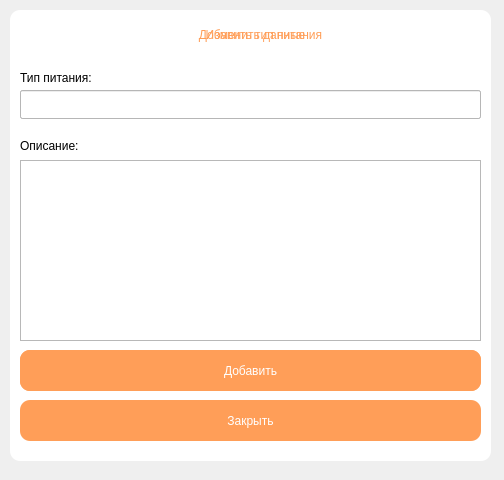
<?xml version="1.0" encoding="UTF-8"?>
<ui version="4.0">
 <class>Form31</class>
 <widget class="QWidget" name="Form31">
  <property name="geometry">
   <rect>
    <x>0</x>
    <y>0</y>
    <width>504</width>
    <height>480</height>
   </rect>
  </property>
  <property name="windowTitle">
   <string>Питание</string>
  </property>
  <widget class="QLabel" name="label_10">
   <property name="geometry">
    <rect>
     <x>10</x>
     <y>10</y>
     <width>481</width>
     <height>451</height>
    </rect>
   </property>
   <property name="styleSheet">
    <string notr="true">border-radius: 10px;
background-color: rgb(255, 255, 255);
</string>
   </property>
   <property name="text">
    <string/>
   </property>
  </widget>
  <widget class="QLabel" name="label_2">
   <property name="geometry">
    <rect>
     <x>90</x>
     <y>10</y>
     <width>331</width>
     <height>51</height>
    </rect>
   </property>
   <property name="styleSheet">
    <string notr="true">font: 27pt &quot;Century Gothic&quot;;
background-color: qlineargradient(spread:pad, x1:0, y1:0, x2:1, y2:0, stop:0 rgba(0, 0, 0, 0), stop:1 rgba(255, 255, 255, 0));
color: rgb(255, 158, 88);</string>
   </property>
   <property name="text">
    <string>&lt;html&gt;&lt;head/&gt;&lt;body&gt;&lt;p align=&quot;center&quot;&gt;Изменить данные&lt;/p&gt;&lt;/body&gt;&lt;/html&gt;</string>
   </property>
  </widget>
  <widget class="QLabel" name="label">
   <property name="geometry">
    <rect>
     <x>60</x>
     <y>10</y>
     <width>401</width>
     <height>51</height>
    </rect>
   </property>
   <property name="styleSheet">
    <string notr="true">font: 27pt &quot;Century Gothic&quot;;
background-color: qlineargradient(spread:pad, x1:0, y1:0, x2:1, y2:0, stop:0 rgba(0, 0, 0, 0), stop:1 rgba(255, 255, 255, 0));
color: rgb(255, 158, 88);</string>
   </property>
   <property name="text">
    <string>&lt;html&gt;&lt;head/&gt;&lt;body&gt;&lt;p align=&quot;center&quot;&gt;Добавить тип питания&lt;/p&gt;&lt;/body&gt;&lt;/html&gt;</string>
   </property>
  </widget>
  <widget class="QLineEdit" name="lineEdit_3">
   <property name="geometry">
    <rect>
     <x>20</x>
     <y>90</y>
     <width>461</width>
     <height>29</height>
    </rect>
   </property>
   <property name="toolTip">
    <string>&lt;html&gt;&lt;head/&gt;&lt;body&gt;&lt;p&gt;gggg&lt;/p&gt;&lt;/body&gt;&lt;/html&gt;</string>
   </property>
   <property name="toolTipDuration">
    <number>-4</number>
   </property>
   <property name="styleSheet">
    <string notr="true">font: 15pt &quot;Century Gothic&quot;;
color: rgb(75, 75, 75);
background-color: rgb(255, 255, 255);</string>
   </property>
   <property name="text">
    <string/>
   </property>
   <property name="readOnly">
    <bool>true</bool>
   </property>
   <property name="placeholderText">
    <string/>
   </property>
  </widget>
  <widget class="QLabel" name="label_5">
   <property name="geometry">
    <rect>
     <x>20</x>
     <y>70</y>
     <width>239</width>
     <height>16</height>
    </rect>
   </property>
   <property name="styleSheet">
    <string notr="true">font: 13pt &quot;Century Gothic&quot;;
background-color: qlineargradient(spread:pad, x1:0, y1:0, x2:1, y2:0, stop:0 rgba(0, 0, 0, 0), stop:1 rgba(255, 255, 255, 0));</string>
   </property>
   <property name="text">
    <string>Тип питания:</string>
   </property>
  </widget>
  <widget class="QLineEdit" name="lineEdit">
   <property name="geometry">
    <rect>
     <x>20</x>
     <y>90</y>
     <width>461</width>
     <height>29</height>
    </rect>
   </property>
   <property name="toolTip">
    <string>&lt;html&gt;&lt;head/&gt;&lt;body&gt;&lt;p&gt;gggg&lt;/p&gt;&lt;/body&gt;&lt;/html&gt;</string>
   </property>
   <property name="toolTipDuration">
    <number>-4</number>
   </property>
   <property name="styleSheet">
    <string notr="true">font: 15pt &quot;Century Gothic&quot;;
color: rgb(75, 75, 75);
background-color: rgb(255, 255, 255);</string>
   </property>
   <property name="text">
    <string/>
   </property>
   <property name="placeholderText">
    <string/>
   </property>
  </widget>
  <widget class="QLabel" name="label_8">
   <property name="geometry">
    <rect>
     <x>20</x>
     <y>130</y>
     <width>281</width>
     <height>31</height>
    </rect>
   </property>
   <property name="styleSheet">
    <string notr="true">font: 13pt &quot;Century Gothic&quot;;
background-color: qlineargradient(spread:pad, x1:0, y1:0, x2:1, y2:0, stop:0 rgba(0, 0, 0, 0), stop:1 rgba(255, 255, 255, 0));</string>
   </property>
   <property name="text">
    <string>Описание:</string>
   </property>
  </widget>
  <widget class="QTextEdit" name="textEdit">
   <property name="geometry">
    <rect>
     <x>20</x>
     <y>160</y>
     <width>461</width>
     <height>181</height>
    </rect>
   </property>
   <property name="styleSheet">
    <string notr="true">font: 10pt &quot;Century Gothic&quot;;</string>
   </property>
  </widget>
  <widget class="QPushButton" name="pushButton_2">
   <property name="geometry">
    <rect>
     <x>20</x>
     <y>400</y>
     <width>461</width>
     <height>41</height>
    </rect>
   </property>
   <property name="styleSheet">
    <string notr="true">font: 20pt &quot;Century Gothic&quot;;
color: rgb(255, 255, 255);
border-width: 50px;
border-radius: 10px;
background-color: rgb(255, 158, 88);</string>
   </property>
   <property name="text">
    <string>Закрыть</string>
   </property>
  </widget>
  <widget class="QPushButton" name="pushButton_3">
   <property name="geometry">
    <rect>
     <x>20</x>
     <y>350</y>
     <width>461</width>
     <height>41</height>
    </rect>
   </property>
   <property name="styleSheet">
    <string notr="true">font: 20pt &quot;Century Gothic&quot;;
color: rgb(255, 255, 255);
border-width: 50px;
border-radius: 10px;
background-color: rgb(255, 158, 88);</string>
   </property>
   <property name="text">
    <string>Изменить</string>
   </property>
  </widget>
  <widget class="QPushButton" name="pushButton">
   <property name="geometry">
    <rect>
     <x>20</x>
     <y>350</y>
     <width>461</width>
     <height>41</height>
    </rect>
   </property>
   <property name="styleSheet">
    <string notr="true">font: 20pt &quot;Century Gothic&quot;;
color: rgb(255, 255, 255);
border-width: 50px;
border-radius: 10px;
background-color: rgb(255, 158, 88);</string>
   </property>
   <property name="text">
    <string>Добавить</string>
   </property>
  </widget>
 </widget>
 <resources/>
 <connections/>
</ui>
